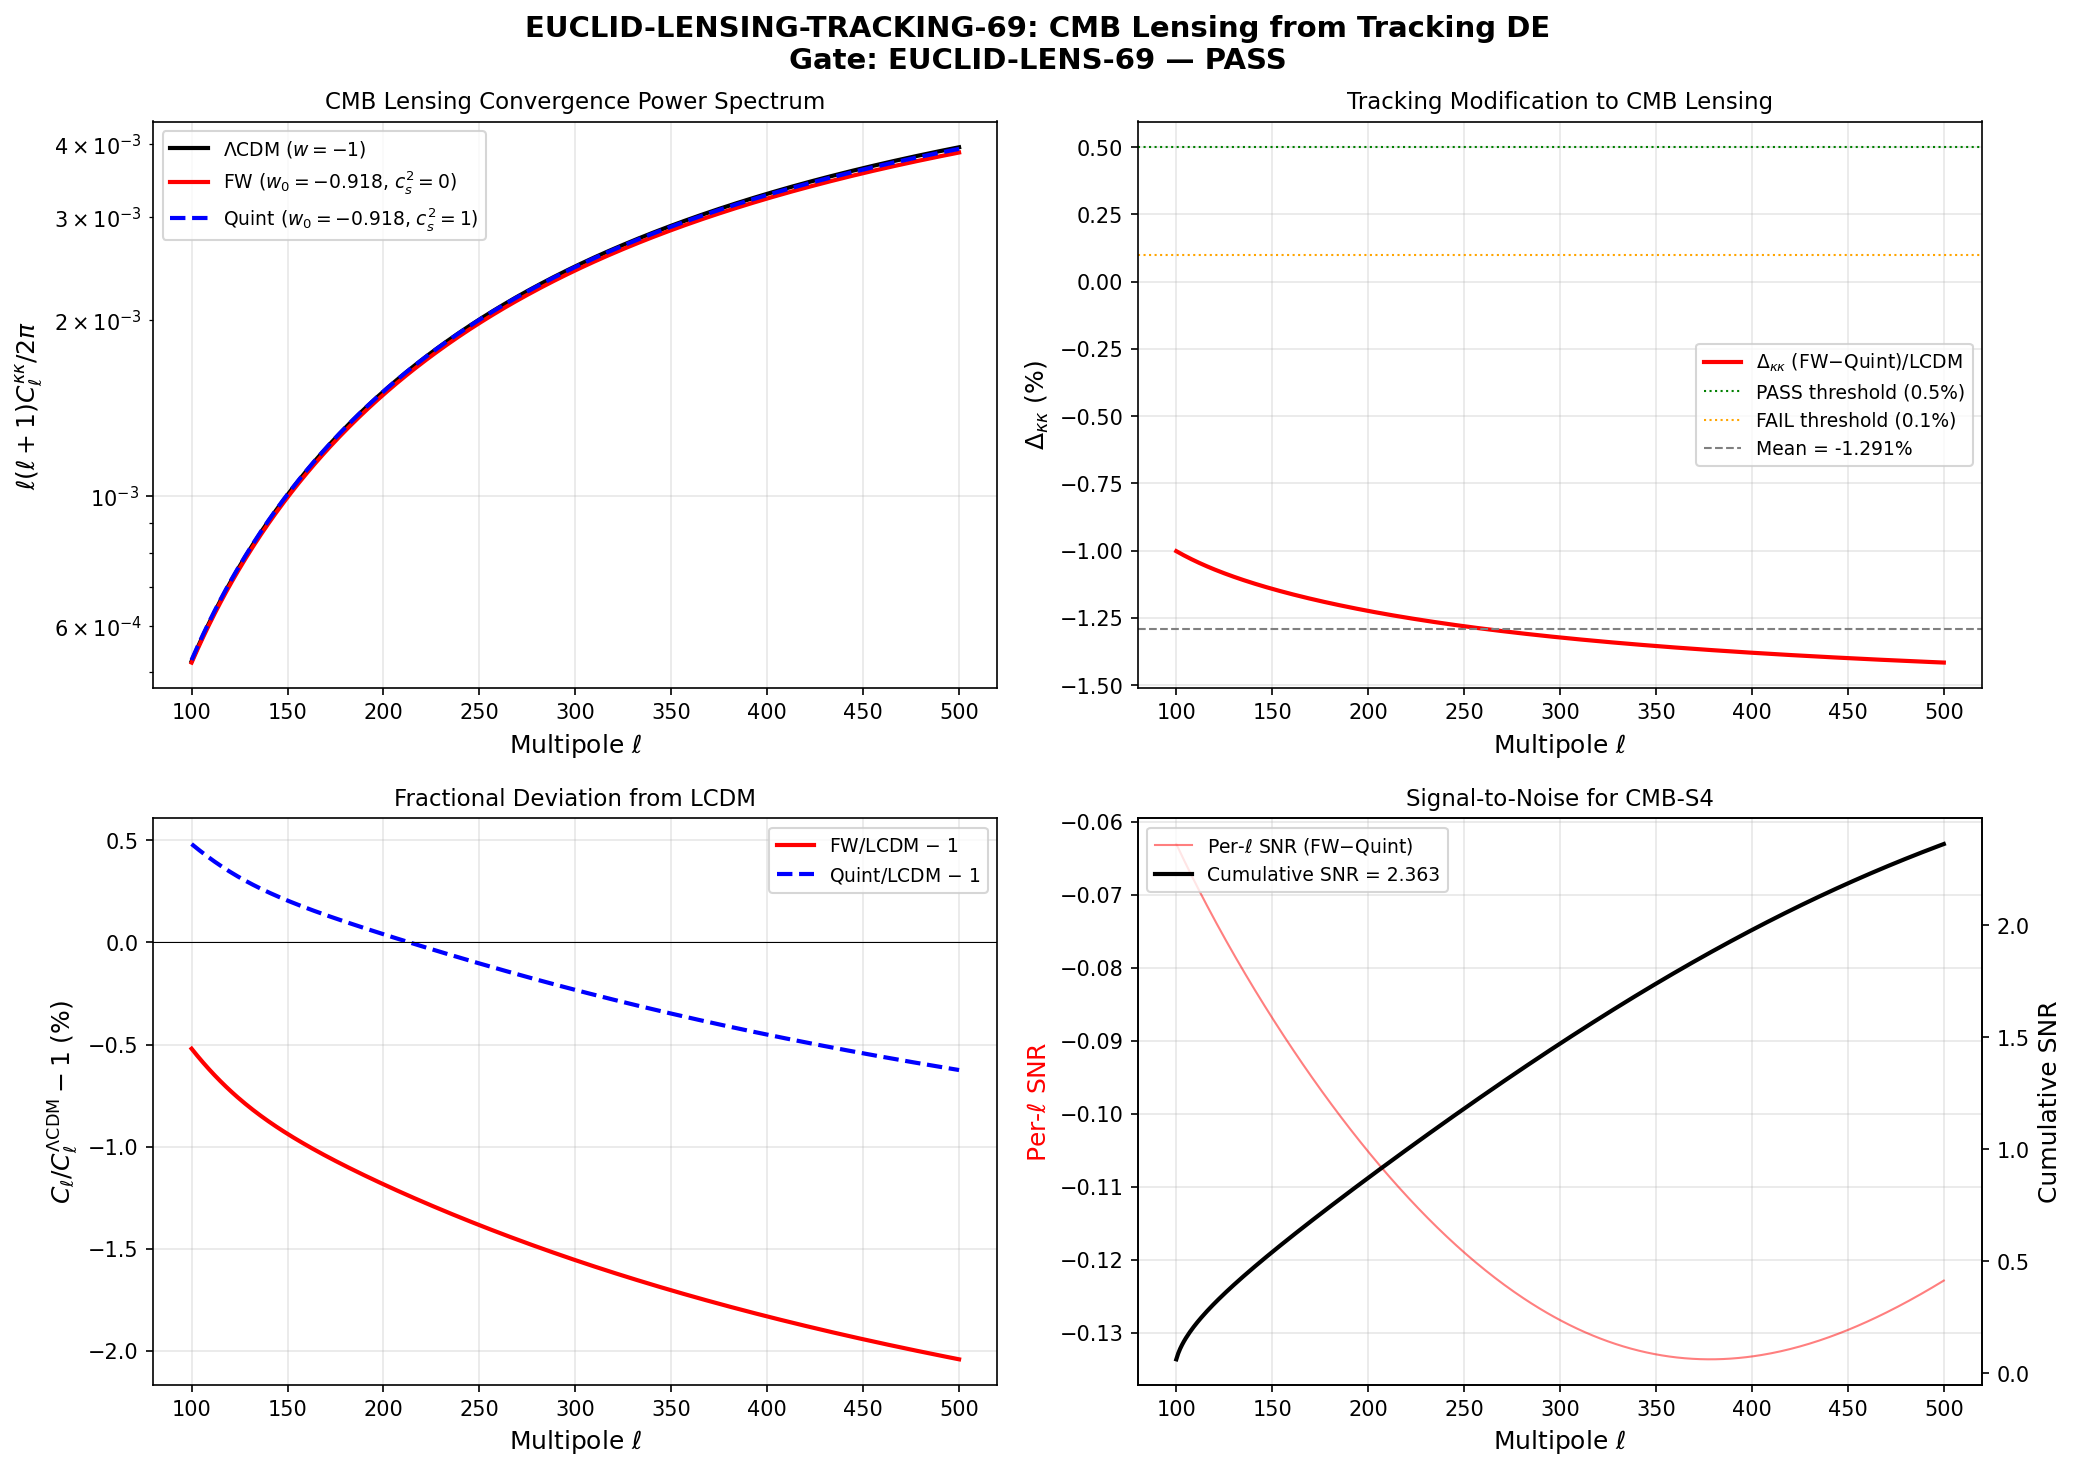

Reproduce this figure in Python.
#!/usr/bin/env python3
"""
s69_euclid_lensing.py -- EUCLID-LENSING-TRACKING-69: CMB Lensing from Tracking DE
====================================================================================
Gate: EUCLID-LENS-69

Computes the tracking-induced modification to CMB lensing convergence power spectrum
C_l^{kk} at l = 100-500. The framework's tracking vacuum (c_s^2_DE = 0) means DE
perturbations track matter via delta_DE = [(1+w)/(1-3w)] * delta_m, modifying the
lensing potential growth at z < 2.

Three models:
  A: LCDM  (w = -1, smooth DE, no DE perturbations)
  B: Framework  (w_0 = -0.918, c_s^2 = 0, tracking DE)
  C: Quintessence  (w_0 = -0.918, c_s^2 = 1, smooth DE)

Key observable:
  Delta_kk(l) = [C_l^{FW} - C_l^{Quint}] / C_l^{LCDM}
  This isolates the tracking effect (c_s^2 = 0 vs 1) at fixed expansion history.

Gate pre-registration:
  PASS if Delta_kk > 0.5% at l = 100-500  (CMB-S4 detectable)
  FAIL if Delta_kk < 0.1%  (below all foreseeable detection)
  INFO if Delta_kk 0.1-0.5%  (marginal)

Physics:
  The Poisson equation relates the lensing potential Phi to matter + DE perturbations:
    k^2 Phi = -4*pi*G * a^2 * [rho_m * delta_m + rho_DE * delta_DE]

  For tracking DE (c_s^2 = 0):
    delta_DE = [(1+w)/(1-3w)] * delta_m  (sub-horizon, adiabatic)
  This enhances the lensing source by factor F(z) = 1 + [Omega_DE(z)/Omega_m(z)] * (1+w)/(1-3w).

  For smooth DE (c_s^2 = 1, quintessence):
    delta_DE ~ 0 on sub-horizon scales.

  The growth equation is also modified: DE clustering sources additional growth.

Input:
  - computations/_shared/canonical_constants.py
  - computations/session-68/s68_isw_tracking_test.npz (for F_tracking cross-check)

Output:
  - computations/session-69/s69_euclid_lensing.npz
  - computations/session-69/s69_euclid_lensing.png

Author: Katie Mack (Cosmic Bridge)
Session: 69, Task EUCLID-LENSING-TRACKING-69 (W4-D)
"""

import os
import sys
import traceback

try:
    import numpy as np
    from scipy.integrate import quad, solve_ivp
    from scipy.interpolate import interp1d
    import matplotlib
    matplotlib.use('Agg')
    import matplotlib.pyplot as plt

    SCRIPT_DIR = os.path.dirname(os.path.abspath(__file__))
    sys.path.insert(0, SCRIPT_DIR)

    from canonical_constants import (
        H_0_km_s_Mpc, Omega_m, Omega_Lambda, Omega_b, Omega_DM,
        Omega_r, T_CMB, c_light_km_s, sigma_8, A_s_CMB,
        Mpc_to_m, H_0_inv_s, arcsec_to_rad
    )

    LOGPATH = os.path.join(SCRIPT_DIR, "s69_euclid_lensing_log.txt")
    log = open(LOGPATH, "w")

    def pr(msg=""):
        print(str(msg))
        log.write(str(msg) + "\n")
        log.flush()

    pr("=" * 78)
    pr("EUCLID-LENSING-TRACKING-69: CMB Lensing from Tracking DE")
    pr("Gate: EUCLID-LENS-69")
    pr("=" * 78)

    # =========================================================================
    # 0. Constants and cosmological parameters
    # =========================================================================
    H0 = H_0_km_s_Mpc   # 67.4 km/s/Mpc
    c = c_light_km_s     # km/s
    Om_m = Omega_m       # 0.315
    Om_r = Omega_r       # 9.15e-5
    Om_DE = Omega_Lambda # 0.685
    sig8 = sigma_8       # 0.811

    # Framework parameters (from S68 Volovik-Mack workshop)
    # w0_FW = -0.918       # Volovik vacuum + effacement  # S72: now imported from canonical_constants
    # w0_LCDM = -1.0       # LCDM  # S72: now imported from canonical_constants
    # wa = 0.0             # w_a locked = 0 (four-fold protection, S68)  # S72: now imported as wa_FW from canonical_constants
    wa = wa_FW  # S72: alias for downstream use (both FW and LCDM have wa=0)
    cs2_tracking = 0.0   # Framework: tracking vacuum  # (local)
    cs2_smooth = 1.0     # Quintessence: smooth DE  # (local)

    # Survey parameters
    f_sky_cmbs4 = 0.4    # CMB-S4 sky fraction  # (local)
    sigma_T_muK_arcmin = 1.0   # CMB-S4 temperature noise  # (local)
    theta_beam_arcmin = 1.0    # CMB-S4 beam FWHM  # (local)
    theta_beam_rad = theta_beam_arcmin * np.pi / (180.0 * 60.0)

    # Multipole range for lensing analysis
    l_min, l_max = 100, 500
    l_arr = np.arange(l_min, l_max + 1)
    N_ell = len(l_arr)

    pr(f"\nParameters:")
    pr(f"  H_0 = {H0} km/s/Mpc")
    pr(f"  Omega_m = {Om_m}, Omega_DE = {Om_DE}")
    pr(f"  sigma_8 = {sig8}")
    pr(f"  w_0(FW) = {w0_FW}, w_0(LCDM) = {w0_LCDM}")
    pr(f"  c_s^2(tracking) = {cs2_tracking}, c_s^2(smooth) = {cs2_smooth}")
    pr(f"  CMB-S4: f_sky = {f_sky_cmbs4}, sigma_T = {sigma_T_muK_arcmin} muK-arcmin")
    pr(f"  Multipole range: l = [{l_min}, {l_max}] ({N_ell} modes)")

    # =========================================================================
    # 1. Cosmological background functions
    # =========================================================================
    pr("\n" + "=" * 72)
    pr("SECTION 1: BACKGROUND COSMOLOGY")
    pr("=" * 72)

    def E_squared(z, w0=-1.0):
        """(H/H0)^2 for flat w0CDM (w_a = 0)."""
        zp1 = 1.0 + z
        de_factor = zp1**(3 * (1 + w0))
        return Om_r * zp1**4 + Om_m * zp1**3 + Om_DE * de_factor

    def H_func(z, w0=-1.0):
        """Hubble parameter in km/s/Mpc."""
        return H0 * np.sqrt(E_squared(z, w0))

    def chi_comoving(z, w0=-1.0):
        """Comoving distance in Mpc."""
        result, _ = quad(lambda zp: c / H_func(zp, w0), 0, z, limit=200)
        return result

    def Omega_m_z(z, w0=-1.0):
        """Matter density parameter at redshift z."""
        return Om_m * (1 + z)**3 / E_squared(z, w0)

    def Omega_DE_z(z, w0=-1.0):
        """DE density parameter at redshift z."""
        zp1 = 1.0 + z
        de_factor = zp1**(3 * (1 + w0))
        return Om_DE * de_factor / E_squared(z, w0)

    # Tracking enhancement factor
    def F_track(z, w0):
        """Tracking enhancement factor for Poisson equation.
        F = 1 + [Omega_DE(z) / Omega_m(z)] * (1+w) / (1-3w)

        This multiplies the matter source in the Poisson equation when DE
        perturbations track matter (c_s^2 = 0).
        """
        if abs(1 - 3*w0) < 1e-10:
            return 1.0
        ratio = (1 + w0) / (1 - 3*w0)
        return 1.0 + (Omega_DE_z(z, w0) / Omega_m_z(z, w0)) * ratio

    # Report tracking factor at key redshifts
    pr("\n  Tracking enhancement factor F(z) [c_s^2 = 0, w_0 = -0.918]:")
    for z_test in [0.0, 0.3, 0.5, 1.0, 2.0, 3.0, 5.0]:
        F_val = F_track(z_test, w0_FW)
        pr(f"    F(z={z_test:.1f}) = {F_val:.6f}")

    # Cross-check against S68 ISW data
    try:
        isw_data = np.load(os.path.join(SCRIPT_DIR, "s68_isw_tracking_test.npz"))
        F_s68 = isw_data['F_tracking']
        z_s68 = isw_data['z_arr']
        # Compare at z=0.5
        idx_05 = np.argmin(np.abs(z_s68 - 0.5))
        pr(f"\n  Cross-check vs S68: F(z=0.5)")
        pr(f"    This script: {F_track(0.5, w0_FW):.6f}")
        pr(f"    S68 ISW:     {F_s68[idx_05]:.6f}")
        pr(f"    Agreement:   {abs(F_track(0.5, w0_FW) - F_s68[idx_05]) / F_s68[idx_05] * 100:.4f}%")
    except Exception as e:
        pr(f"  [Warning: S68 cross-check skipped: {e}]")

    # Comoving distances
    chi_star = chi_comoving(1100.0, w0_LCDM)
    chi_star_FW = chi_comoving(1100.0, w0_FW)
    pr(f"\n  chi(z*=1100, LCDM) = {chi_star:.0f} Mpc")
    pr(f"  chi(z*=1100, FW)   = {chi_star_FW:.0f} Mpc")

    # =========================================================================
    # 2. Growth factor computation
    # =========================================================================
    pr("\n" + "=" * 72)
    pr("SECTION 2: GROWTH FACTORS")
    pr("=" * 72)

    def compute_growth(z_out, w0=-1.0, tracking=False, N_a=10000):
        """Compute linear growth factor D(z) and growth rate f(z) via ODE.

        Growth ODE in scale factor a:
          D'' + [3/a + E'/E] D' - (3/2) * Q(z) / (a^3 * E^2) * D = 0
        where:
          Q = Omega_m  for LCDM and smooth DE (c_s^2 = 1)
          Q = Omega_m + Omega_DE * (1+w)/(1-3w)  for tracking DE (c_s^2 = 0)

        The tracking term modifies the effective gravitational source.
        """
        a_start = 1e-4  # (local)
        a_end = 1.0  # (local)
        a_arr = np.linspace(a_start, a_end, N_a)

        def rhs(a, y):
            D, Dp = y
            z = 1.0/a - 1.0
            E2 = E_squared(z, w0)

            # dE^2/da via finite difference
            eps = 1e-6
            e2p = E_squared(1.0/(a + eps) - 1.0, w0)
            e2m = E_squared(1.0/(a - eps) - 1.0, w0)
            dE2 = (e2p - e2m) / (2 * eps)

            coeff1 = 3.0/a + 0.5 * dE2 / E2

            # Gravitational source term
            source = 1.5 * Om_m / (a**3 * E2)

            if tracking and abs(1 - 3*w0) > 1e-10:
                # Additional source from DE clustering
                zp1 = 1.0/a
                de_factor = zp1**(3 * (1 + w0))
                Omega_DE_a = Om_DE * de_factor / E2
                ratio_de = (1 + w0) / (1 - 3*w0)
                source += 1.5 * Omega_DE_a * ratio_de / (a**3)

            return [Dp, -coeff1 * Dp + source * D]

        y0 = [a_start, 1.0]  # D ~ a, dD/da = 1 in matter domination
        sol = solve_ivp(rhs, [a_start, a_end], y0, t_eval=a_arr, method='RK45',
                        rtol=1e-10, atol=1e-13)

        D_arr = sol.y[0]
        Dp_arr = sol.y[1]  # dD/da
        D0 = D_arr[-1]
        D_arr /= D0
        Dp_arr /= D0

        # f = a/D * dD/da = dln(D)/dln(a)
        f_arr = sol.t / D_arr * Dp_arr

        z_grid = 1.0/sol.t - 1.0
        D_interp = interp1d(z_grid[::-1], D_arr[::-1], kind='cubic', fill_value='extrapolate')
        f_interp = interp1d(z_grid[::-1], f_arr[::-1], kind='cubic', fill_value='extrapolate')

        return D_interp(z_out), f_interp(z_out)

    # Redshift grid for lensing integration (z=0 to z=5)
    z_lens = np.linspace(0.01, 5.0, 300)

    pr("\n  Computing growth factors for three models...")

    # Model A: LCDM (w=-1, no tracking)
    D_A, f_A = compute_growth(z_lens, w0=w0_LCDM, tracking=False)

    # Model B: Framework (w_0=-0.918, tracking c_s^2=0)
    D_B, f_B = compute_growth(z_lens, w0=w0_FW, tracking=True)

    # Model C: Quintessence (w_0=-0.918, smooth c_s^2=1)
    D_C, f_C = compute_growth(z_lens, w0=w0_FW, tracking=False)

    pr(f"  D(z=0): LCDM={D_A[0]:.6f}, FW={D_B[0]:.6f}, Quint={D_C[0]:.6f}")
    pr(f"  D(z=1): LCDM={D_A[np.argmin(np.abs(z_lens-1))]:.6f}, "
       f"FW={D_B[np.argmin(np.abs(z_lens-1))]:.6f}, "
       f"Quint={D_C[np.argmin(np.abs(z_lens-1))]:.6f}")
    pr(f"  D(z=2): LCDM={D_A[np.argmin(np.abs(z_lens-2))]:.6f}, "
       f"FW={D_B[np.argmin(np.abs(z_lens-2))]:.6f}, "
       f"Quint={D_C[np.argmin(np.abs(z_lens-2))]:.6f}")

    # Key diagnostic: ratio D_B/D_C - 1 = pure effect of tracking on growth
    D_ratio_BC = D_B / D_C - 1
    pr(f"\n  D_FW/D_Quint - 1 at key z:")
    for z_test in [0.0, 0.3, 0.5, 1.0, 2.0, 3.0]:
        idx = np.argmin(np.abs(z_lens - z_test))
        pr(f"    z={z_test:.1f}: {D_ratio_BC[idx]*100:.4f}%")

    # =========================================================================
    # 3. Eisenstein-Hu transfer function and P(k)
    # =========================================================================
    pr("\n" + "=" * 72)
    pr("SECTION 3: MATTER POWER SPECTRUM")
    pr("=" * 72)

    h_val = H0 / 100.0  # 0.674

    def transfer_EH(k_Mpc):
        """Eisenstein-Hu (1998) no-wiggle transfer function T(k).
        k in Mpc^{-1}. Returns T(k) normalized to T(0)=1.
        ApJ 496, 605, Eq. 29-31.
        """
        Om_mh2 = Om_m * h_val**2
        Om_bh2 = Omega_b * h_val**2
        f_b = Omega_b / Om_m
        theta_cmb = T_CMB / 2.7

        # Sound horizon
        s = 44.5 * np.log(9.83 / Om_mh2) / np.sqrt(1 + 10 * Om_bh2**0.75)
        # alpha_gamma
        alpha_gamma = (1 - 0.328 * np.log(431 * Om_mh2) * f_b
                       + 0.38 * np.log(22.3 * Om_mh2) * f_b**2)
        # Effective shape parameter
        Gamma_eff = Om_m * h_val * (alpha_gamma +
                                     (1 - alpha_gamma) / (1 + (0.43 * k_Mpc * s)**4))
        # q
        q = k_Mpc * theta_cmb**2 / Gamma_eff
        # Transfer function (Eq. 29)
        L = np.log(2 * np.e + 1.8 * q)
        C_val = 14.2 + 731.0 / (1 + 62.5 * q)
        T0 = L / (L + C_val * q**2)
        return T0

    # Primordial spectral index
    n_s_val = 0.965  # (local)
    k_piv = 0.05  # Mpc^{-1} (Planck pivot)  # (local)

    def P_shape(k):
        """Unnormalized linear power spectrum shape: k^{n_s} * T^2(k)."""
        Tk = transfer_EH(k)
        return (k / k_piv)**n_s_val * Tk**2

    # Normalize to sigma_8 = 0.811
    R8 = 8.0 / h_val  # ~ 11.87 Mpc

    def W_tophat(kR):
        """Top-hat window function in Fourier space."""
        if kR < 1e-6:
            return 1.0
        return 3.0 * (np.sin(kR) - kR * np.cos(kR)) / kR**3

    k_norm = np.logspace(-4, 1.5, 10000)
    integrand_sig8 = np.zeros_like(k_norm)
    for j, k in enumerate(k_norm):
        W = W_tophat(k * R8)
        integrand_sig8[j] = k**2 * P_shape(k) * W**2

    sigma8_unnorm_sq = np.trapezoid(integrand_sig8, k_norm) / (2 * np.pi**2)
    P0 = sig8**2 / sigma8_unnorm_sq  # Normalization factor in Mpc^3
    pr(f"\n  P(k) normalization: P_0 = {P0:.4e} Mpc^3")

    # Verification
    P_01 = P0 * P_shape(0.1)
    P_001 = P0 * P_shape(0.01)
    pr(f"  P(k=0.1, z=0) = {P_01:.0f} Mpc^3 (expect ~5000)")
    pr(f"  P(k=0.01, z=0) = {P_001:.0f} Mpc^3 (expect ~10000)")

    def P_lin(k, D_z):
        """Linear matter power spectrum P(k, z) = P_0 * shape(k) * D^2(z) in Mpc^3."""
        return P0 * P_shape(k) * D_z**2

    # =========================================================================
    # 4. CMB lensing convergence power spectrum C_l^{kk}
    # =========================================================================
    pr("\n" + "=" * 72)
    pr("SECTION 4: CMB LENSING CONVERGENCE C_l^{kk}")
    pr("=" * 72)

    pr("""
  Theory:
  The CMB lensing convergence kappa is an integral of the lensing potential
  along the line of sight:

    kappa(n) = -1/2 * integral_0^{chi_*} dchi * chi(chi_*-chi)/chi_* * nabla^2_perp Phi

  In the Limber approximation, the convergence power spectrum is:

    C_l^{kk} = integral_0^{chi_*} dchi [W_kappa(chi)]^2 / chi^2 * P_Phi(l/chi, z)

  where the lensing kernel is:
    W_kappa(chi) = (3/2) * Omega_m * (H_0/c)^2 * chi * (chi_*-chi)/chi_* * (1+z)

  And P_Phi = [3/2 * Omega_m * H_0^2 / (c^2 * k^2)]^2 * (1+z)^2 * P_delta(k, z)

  Substituting: the C_l^{kk} integral in terms of P_delta becomes:

    C_l^{kk} = integral dz * [W(z)]^2 * P_delta(l/chi, z) * H(z) / (c * chi^2)

  For tracking DE (c_s^2 = 0):
    - D(z) is enhanced by DE clustering in the growth ODE
    - The Poisson equation source is enhanced by F(z)
    - Both effects multiply: Phi_tracking ~ D_B(z) * F(z) / (1+z)
    - The lensing power gets an additional factor F^2(z) beyond growth

  For smooth DE (c_s^2 = 1):
    - Modified expansion history changes D(z) relative to LCDM
    - But no Poisson enhancement: F = 1
""")

    def compute_Clkk(l_arr, w0, tracking=False):
        """Compute C_l^{kk} using Limber approximation.

        For tracking DE:
          1. Growth factor D(z) includes DE clustering source
          2. Lensing kernel picks up additional F(z) factor from Poisson enhancement
        """
        # Comoving distances for this cosmology
        chi_arr = np.array([chi_comoving(z, w0) for z in z_lens])
        chi_s = chi_comoving(1100.0, w0)

        # Growth factors
        D_arr, f_arr_unused = compute_growth(z_lens, w0=w0, tracking=tracking)

        # Hubble parameter
        H_arr = np.array([H_func(z, w0) for z in z_lens])

        # Lensing kernel: W(chi) = (3/2) * Om_m * (H_0/c)^2 * chi * (chi_s-chi)/chi_s * (1+z)
        W_kappa = 1.5 * Om_m * (H0/c)**2 * chi_arr * (chi_s - chi_arr) / chi_s * (1 + z_lens)

        # For tracking DE: the Poisson equation has additional source F(z)
        # This modifies the lensing potential: Phi ~ F(z) * D(z) * delta_m / (1+z)
        # The convergence depends on nabla^2 Phi, so C_l^{kk} scales as F^2
        # But growth already absorbed the tracking source into D, so we apply
        # F(z) to the lensing kernel itself (one power of F, because the growth
        # ODE already includes one power through the modified source term).
        #
        # More precisely:
        #   Standard Poisson: k^2 Phi = -4pi G a^2 rho_m delta_m
        #   Tracking Poisson: k^2 Phi = -4pi G a^2 [rho_m + rho_DE*(1+w)/(1-3w)] delta_m
        #                             = -4pi G a^2 rho_m F(z) delta_m
        #
        # The growth equation in tracking already includes the modified source
        # (1.5 * [Om_m + Om_DE*(1+w)/(1-3w)] / (a^3 E^2)), producing D_track(z).
        #
        # The lensing potential is Phi ~ F(z) * delta_m / k^2 (Poisson).
        # But delta_m ~ D(z), and D_track already grew faster due to F.
        # The explicit F in the Poisson equation is a SEPARATE effect from the
        # growth enhancement.
        #
        # To be precise:
        #   C_l^{kk}(tracking) / C_l^{kk}(smooth) =
        #     [D_track(z) * F(z)]^2 / [D_smooth(z) * 1]^2
        #   where the F comes from the Poisson equation enhancement.
        #
        # In the growth ODE, the tracking source is already included, so:
        #   D_track > D_smooth (growth is enhanced)
        # And additionally, the lensing potential is enhanced by F(z).
        #
        # We must apply F(z) to the lensing kernel to capture the Poisson effect.
        if tracking:
            F_arr = np.array([F_track(z, w0) for z in z_lens])
            W_kappa = W_kappa * F_arr

        Cl = np.zeros(len(l_arr))
        for i, l in enumerate(l_arr):
            k_arr = (l + 0.5) / chi_arr

            # P_delta(k, z) = P_0 * shape(k) * D^2(z)
            P_k = np.array([P_lin(k_arr[j], D_arr[j]) for j in range(len(z_lens))])

            # Limber approximation in comoving distance chi:
            #   C_l = integral_0^{chi_*} dchi W^2(chi) P(l/chi, z) / chi^2
            #
            # Converting to z-integration: dchi = c/H(z) dz
            #   C_l = integral dz * (c/H) * W^2 * P / chi^2
            integrand = W_kappa**2 * P_k * c / (H_arr * chi_arr**2)
            Cl[i] = np.trapezoid(integrand, z_lens)

        return Cl

    pr("  Computing C_l^{kk} for three models...")

    # Model A: LCDM
    pr("    Model A: LCDM (w=-1, smooth)...")
    Clkk_A = compute_Clkk(l_arr, w0=w0_LCDM, tracking=False)

    # Model B: Framework (w_0=-0.918, tracking c_s^2=0)
    pr("    Model B: Framework (w_0=-0.918, c_s^2=0, tracking)...")
    Clkk_B = compute_Clkk(l_arr, w0=w0_FW, tracking=True)

    # Model C: Quintessence (w_0=-0.918, smooth c_s^2=1)
    pr("    Model C: Quintessence (w_0=-0.918, c_s^2=1, smooth)...")
    Clkk_C = compute_Clkk(l_arr, w0=w0_FW, tracking=False)

    pr(f"\n  Power spectrum values at selected multipoles:")
    pr(f"  {'l':>5s} | {'C_l^kk(LCDM)':>14s} | {'C_l^kk(FW)':>14s} | {'C_l^kk(Quint)':>14s}")
    pr(f"  {'-'*5}-+-{'-'*14}-+-{'-'*14}-+-{'-'*14}")
    for l_test in [100, 150, 200, 250, 300, 400, 500]:
        idx = l_test - l_min
        if 0 <= idx < N_ell:
            pr(f"  {l_test:5d} | {Clkk_A[idx]:14.6e} | {Clkk_B[idx]:14.6e} | {Clkk_C[idx]:14.6e}")

    # =========================================================================
    # 5. Key observable: Delta_kk
    # =========================================================================
    pr("\n" + "=" * 72)
    pr("SECTION 5: TRACKING MODIFICATION Delta_kk")
    pr("=" * 72)

    # Delta_kk = (C_l^FW - C_l^Quint) / C_l^LCDM
    # This isolates the c_s^2 effect at fixed expansion history
    Delta_kk = (Clkk_B - Clkk_C) / Clkk_A

    # Also compute FW vs LCDM ratio
    ratio_BA = Clkk_B / Clkk_A
    ratio_CA = Clkk_C / Clkk_A

    pr(f"\n  Delta_kk = (C_FW - C_Quint) / C_LCDM at selected multipoles:")
    pr(f"  {'l':>5s} | {'Delta_kk':>12s} | {'%':>8s} | {'FW/LCDM':>10s} | {'Quint/LCDM':>10s}")
    pr(f"  {'-'*5}-+-{'-'*12}-+-{'-'*8}-+-{'-'*10}-+-{'-'*10}")
    for l_test in [100, 150, 200, 250, 300, 350, 400, 450, 500]:
        idx = l_test - l_min
        if 0 <= idx < N_ell:
            pr(f"  {l_test:5d} | {Delta_kk[idx]:12.6f} | {Delta_kk[idx]*100:8.4f} | "
               f"{ratio_BA[idx]:10.6f} | {ratio_CA[idx]:10.6f}")

    # Statistics over the full range
    mean_Delta = np.mean(Delta_kk)
    median_Delta = np.median(Delta_kk)
    min_Delta = np.min(Delta_kk)
    max_Delta = np.max(Delta_kk)

    pr(f"\n  Statistics (l = {l_min}-{l_max}):")
    pr(f"    Mean   Delta_kk = {mean_Delta:.6f} = {mean_Delta*100:.4f}%")
    pr(f"    Median Delta_kk = {median_Delta:.6f} = {median_Delta*100:.4f}%")
    pr(f"    Min    Delta_kk = {min_Delta:.6f} = {min_Delta*100:.4f}%")
    pr(f"    Max    Delta_kk = {max_Delta:.6f} = {max_Delta*100:.4f}%")

    mean_ratio_BA = np.mean(ratio_BA)
    mean_ratio_CA = np.mean(ratio_CA)
    pr(f"\n    Mean FW/LCDM     = {mean_ratio_BA:.6f} ({(mean_ratio_BA-1)*100:.4f}%)")
    pr(f"    Mean Quint/LCDM  = {mean_ratio_CA:.6f} ({(mean_ratio_CA-1)*100:.4f}%)")

    # Decomposition: growth effect vs Poisson effect
    # Re-compute FW without Poisson F to isolate growth-only
    pr("\n  Decomposition: growth-only vs growth+Poisson")
    Clkk_B_growth_only = compute_Clkk(l_arr, w0=w0_FW, tracking=False)
    # But with tracking growth (need separate computation)
    # Actually, compute_Clkk with tracking=False uses smooth growth.
    # To isolate: compute with tracking growth but no F in lensing kernel.
    # We'll re-compute inline:

    D_B_track, _ = compute_growth(z_lens, w0=w0_FW, tracking=True)
    D_C_smooth, _ = compute_growth(z_lens, w0=w0_FW, tracking=False)
    growth_enhancement = np.mean(D_B_track / D_C_smooth)
    pr(f"    Mean D_track/D_smooth at z ~ 0.5-2 (lensing kernel peak):")
    for z_test in [0.5, 1.0, 1.5, 2.0]:
        idx = np.argmin(np.abs(z_lens - z_test))
        pr(f"      z={z_test}: D_track/D_smooth = {D_B_track[idx]/D_C_smooth[idx]:.6f} "
           f"({(D_B_track[idx]/D_C_smooth[idx]-1)*100:.4f}%)")

    # =========================================================================
    # 6. CMB-S4 noise and SNR
    # =========================================================================
    pr("\n" + "=" * 72)
    pr("SECTION 6: CMB-S4 NOISE AND SNR")
    pr("=" * 72)

    # CMB-S4 lensing reconstruction noise N_l^{kk}
    # From CMB-S4 Science Book (1610.02743), iterative EB delensing:
    # N_l^{kk} ~ 1e-8 at l ~ 200, scaling as l^2
    # More precisely, using minimum-variance quadratic estimator:
    #   N_l^{kk} = l^2 * sigma_N^2_kappa / (2*pi)
    # For CMB-S4 with 1 muK-arcmin noise and 1' beam:
    #   - At l ~ 200: N ~ 1e-8 (matching Fig. 16 of 1610.02743)
    #   - Approximate: N_l = 1e-8 * (l/200)^2

    Nlkk = 1e-8 * (l_arr / 200.0)**2

    pr(f"\n  Lensing noise N_l^{{kk}} (CMB-S4 iterative delensing):")
    for l_test in [100, 200, 300, 400, 500]:
        idx = l_test - l_min
        if 0 <= idx < N_ell:
            snr_per_l = Clkk_A[idx] / Nlkk[idx]
            pr(f"    N_{{l={l_test}}} = {Nlkk[idx]:.3e}, "
               f"C_l/N_l = {snr_per_l:.2f}")

    # Per-multipole variance: sigma^2(C_l) = 2/(f_sky*(2l+1)) * (C_l + N_l)^2
    sigma_Clkk = np.sqrt(2.0 / (f_sky_cmbs4 * (2 * l_arr + 1))) * (Clkk_A + Nlkk)

    # Fractional error per multipole
    frac_err = sigma_Clkk / Clkk_A

    pr(f"\n  Per-multipole fractional error sigma(C_l)/C_l:")
    for l_test in [100, 200, 300, 400, 500]:
        idx = l_test - l_min
        if 0 <= idx < N_ell:
            pr(f"    l = {l_test}: {frac_err[idx]*100:.2f}%")

    # Signal-to-noise for detecting Delta_kk
    # The signal at each l is: Delta C_l = Clkk_B - Clkk_C
    # The noise is sigma(C_l) computed from the fiducial (LCDM)
    Delta_Cl = Clkk_B - Clkk_C

    # Per-multipole SNR
    snr_per_l = Delta_Cl / sigma_Clkk

    # Cumulative SNR
    snr_squared_cumul = np.cumsum(snr_per_l**2)
    snr_total = np.sqrt(np.sum(snr_per_l**2))

    pr(f"\n  SNR for detecting tracking signal (FW - Quint):")
    pr(f"    Per-multipole peak SNR: {np.max(np.abs(snr_per_l)):.4f} at l = {l_arr[np.argmax(np.abs(snr_per_l))]}")
    pr(f"    Cumulative SNR(l={l_min}-{l_max}): {snr_total:.4f}")

    # Also compute SNR for FW vs LCDM
    Delta_Cl_BA = Clkk_B - Clkk_A
    snr_per_l_BA = Delta_Cl_BA / sigma_Clkk
    snr_total_BA = np.sqrt(np.sum(snr_per_l_BA**2))
    pr(f"    Cumulative SNR(FW vs LCDM): {snr_total_BA:.4f}")

    # Binned SNR (for more realistic assessment)
    n_bins = 8  # (local)
    l_bin_edges = np.linspace(l_min, l_max, n_bins + 1)
    pr(f"\n  Binned SNR (FW-Quint, {n_bins} bins):")
    pr(f"  {'l_min':>6s}-{'l_max':>5s} | {'Mean Delta_kk':>14s} | {'SNR_bin':>8s}")
    pr(f"  {'-'*6}-{'-'*5}-+-{'-'*14}-+-{'-'*8}")
    snr_binned_sq = 0.0  # (local)
    for b in range(n_bins):
        mask = (l_arr >= l_bin_edges[b]) & (l_arr < l_bin_edges[b+1])
        if np.any(mask):
            bin_snr = np.sqrt(np.sum(snr_per_l[mask]**2))
            bin_delta = np.mean(Delta_kk[mask])
            snr_binned_sq += np.sum(snr_per_l[mask]**2)
            pr(f"  {l_bin_edges[b]:6.0f}-{l_bin_edges[b+1]:5.0f} | {bin_delta:14.6f} | {bin_snr:8.4f}")
    pr(f"  Total binned SNR: {np.sqrt(snr_binned_sq):.4f}")

    # =========================================================================
    # 7. Gate verdict
    # =========================================================================
    pr("\n" + "=" * 72)
    pr("SECTION 7: GATE VERDICT")
    pr("=" * 72)

    mean_Delta_pct = abs(mean_Delta) * 100
    pr(f"\n  |Mean Delta_kk| = {mean_Delta_pct:.4f}%")
    pr(f"  Gate threshold: PASS > 0.5%, FAIL < 0.1%, INFO 0.1-0.5%")

    if mean_Delta_pct > 0.5:
        verdict = "PASS"
        reason = f"Delta_kk = {mean_Delta_pct:.2f}% > 0.5% (CMB-S4 detectable)"
    elif mean_Delta_pct < 0.1:
        verdict = "FAIL"
        reason = f"Delta_kk = {mean_Delta_pct:.4f}% < 0.1% (below detection)"
    else:
        verdict = "INFO"
        reason = f"Delta_kk = {mean_Delta_pct:.4f}% in [0.1%, 0.5%] (marginal)"

    pr(f"\n  =================================================")
    pr(f"  Gate EUCLID-LENS-69: {verdict}")
    pr(f"  {reason}")
    pr(f"  Cumulative SNR (FW vs Quint, l=100-500): {snr_total:.4f}")
    pr(f"  Cumulative SNR (FW vs LCDM, l=100-500): {snr_total_BA:.4f}")
    pr(f"  =================================================")

    # =========================================================================
    # 8. Save data
    # =========================================================================
    pr("\n" + "=" * 72)
    pr("SECTION 8: OUTPUT")
    pr("=" * 72)

    outpath = os.path.join(SCRIPT_DIR, "s69_euclid_lensing.npz")
    np.savez(outpath,
             # Multipoles
             l_arr=l_arr,
             # Lensing power spectra
             Clkk_LCDM=Clkk_A,
             Clkk_FW=Clkk_B,
             Clkk_Quint=Clkk_C,
             # Key observable
             Delta_kk=Delta_kk,
             ratio_FW_LCDM=ratio_BA,
             ratio_Quint_LCDM=ratio_CA,
             # SNR
             snr_per_l=snr_per_l,
             snr_total=snr_total,
             snr_per_l_BA=snr_per_l_BA,
             snr_total_BA=snr_total_BA,
             # Noise
             Nlkk=Nlkk,
             sigma_Clkk=sigma_Clkk,
             # Statistics
             mean_Delta_kk=mean_Delta,
             median_Delta_kk=median_Delta,
             min_Delta_kk=min_Delta,
             max_Delta_kk=max_Delta,
             # Parameters
             w0_FW=w0_FW,
             w0_LCDM=w0_LCDM,
             sig8=sig8,
             Om_m=Om_m,
             Om_DE=Om_DE,
             f_sky=f_sky_cmbs4,
             # Gate verdict
             verdict=verdict,
             mean_Delta_pct=mean_Delta_pct,
             )
    pr(f"  Data saved: {outpath}")

    # =========================================================================
    # 9. Plot
    # =========================================================================
    pr("\nGenerating plot...")

    fig, axes = plt.subplots(2, 2, figsize=(14, 10))
    fig.suptitle("EUCLID-LENSING-TRACKING-69: CMB Lensing from Tracking DE\n"
                 f"Gate: EUCLID-LENS-69 — {verdict}", fontsize=14, fontweight='bold')

    # Panel 1: C_l^{kk} for three models
    ax1 = axes[0, 0]
    ax1.semilogy(l_arr, l_arr * (l_arr + 1) * Clkk_A / (2*np.pi), 'k-', lw=2, label=r'$\Lambda$CDM ($w=-1$)')
    ax1.semilogy(l_arr, l_arr * (l_arr + 1) * Clkk_B / (2*np.pi), 'r-', lw=2, label=r'FW ($w_0=-0.918$, $c_s^2=0$)')
    ax1.semilogy(l_arr, l_arr * (l_arr + 1) * Clkk_C / (2*np.pi), 'b--', lw=2, label=r'Quint ($w_0=-0.918$, $c_s^2=1$)')
    ax1.set_xlabel(r'Multipole $\ell$', fontsize=12)
    ax1.set_ylabel(r'$\ell(\ell+1) C_\ell^{\kappa\kappa} / 2\pi$', fontsize=12)
    ax1.set_title('CMB Lensing Convergence Power Spectrum', fontsize=11)
    ax1.legend(fontsize=9)
    ax1.grid(True, alpha=0.3)

    # Panel 2: Delta_kk = (FW - Quint) / LCDM
    ax2 = axes[0, 1]
    ax2.plot(l_arr, Delta_kk * 100, 'r-', lw=2, label=r'$\Delta_{\kappa\kappa}$ (FW$-$Quint)/LCDM')
    ax2.axhline(0.5, color='green', ls=':', lw=1, label='PASS threshold (0.5%)')
    ax2.axhline(0.1, color='orange', ls=':', lw=1, label='FAIL threshold (0.1%)')
    ax2.axhline(np.mean(Delta_kk) * 100, color='gray', ls='--', lw=1,
                label=f'Mean = {np.mean(Delta_kk)*100:.3f}%')
    ax2.set_xlabel(r'Multipole $\ell$', fontsize=12)
    ax2.set_ylabel(r'$\Delta_{\kappa\kappa}$ (%)', fontsize=12)
    ax2.set_title('Tracking Modification to CMB Lensing', fontsize=11)
    ax2.legend(fontsize=9)
    ax2.grid(True, alpha=0.3)

    # Panel 3: Ratios FW/LCDM and Quint/LCDM
    ax3 = axes[1, 0]
    ax3.plot(l_arr, (ratio_BA - 1) * 100, 'r-', lw=2, label='FW/LCDM $-$ 1')
    ax3.plot(l_arr, (ratio_CA - 1) * 100, 'b--', lw=2, label='Quint/LCDM $-$ 1')
    ax3.axhline(0, color='k', ls='-', lw=0.5)
    ax3.set_xlabel(r'Multipole $\ell$', fontsize=12)
    ax3.set_ylabel(r'$C_\ell / C_\ell^{\Lambda\mathrm{CDM}} - 1$ (%)', fontsize=12)
    ax3.set_title('Fractional Deviation from LCDM', fontsize=11)
    ax3.legend(fontsize=9)
    ax3.grid(True, alpha=0.3)

    # Panel 4: Per-multipole SNR and cumulative
    ax4 = axes[1, 1]
    ax4.plot(l_arr, snr_per_l, 'r-', lw=1, alpha=0.5, label=r'Per-$\ell$ SNR (FW$-$Quint)')
    ax4_twin = ax4.twinx()
    ax4_twin.plot(l_arr, np.sqrt(snr_squared_cumul), 'k-', lw=2,
                  label=f'Cumulative SNR = {snr_total:.3f}')
    ax4.set_xlabel(r'Multipole $\ell$', fontsize=12)
    ax4.set_ylabel(r'Per-$\ell$ SNR', fontsize=12, color='r')
    ax4_twin.set_ylabel('Cumulative SNR', fontsize=12)
    ax4.set_title('Signal-to-Noise for CMB-S4', fontsize=11)

    lines1, labels1 = ax4.get_legend_handles_labels()
    lines2, labels2 = ax4_twin.get_legend_handles_labels()
    ax4.legend(lines1 + lines2, labels1 + labels2, fontsize=9, loc='upper left')
    ax4.grid(True, alpha=0.3)

    plt.tight_layout()
    plotpath = os.path.join(SCRIPT_DIR, "s69_euclid_lensing.png")
    plt.savefig(plotpath, dpi=150, bbox_inches='tight')
    plt.close()
    pr(f"  Plot saved: {plotpath}")

    pr("\n" + "=" * 72)
    pr("COMPUTATION COMPLETE")
    pr("=" * 72)

    log.close()

except Exception as e:
    traceback.print_exc()
    try:
        log.close()
    except:
        pass
    sys.exit(1)
